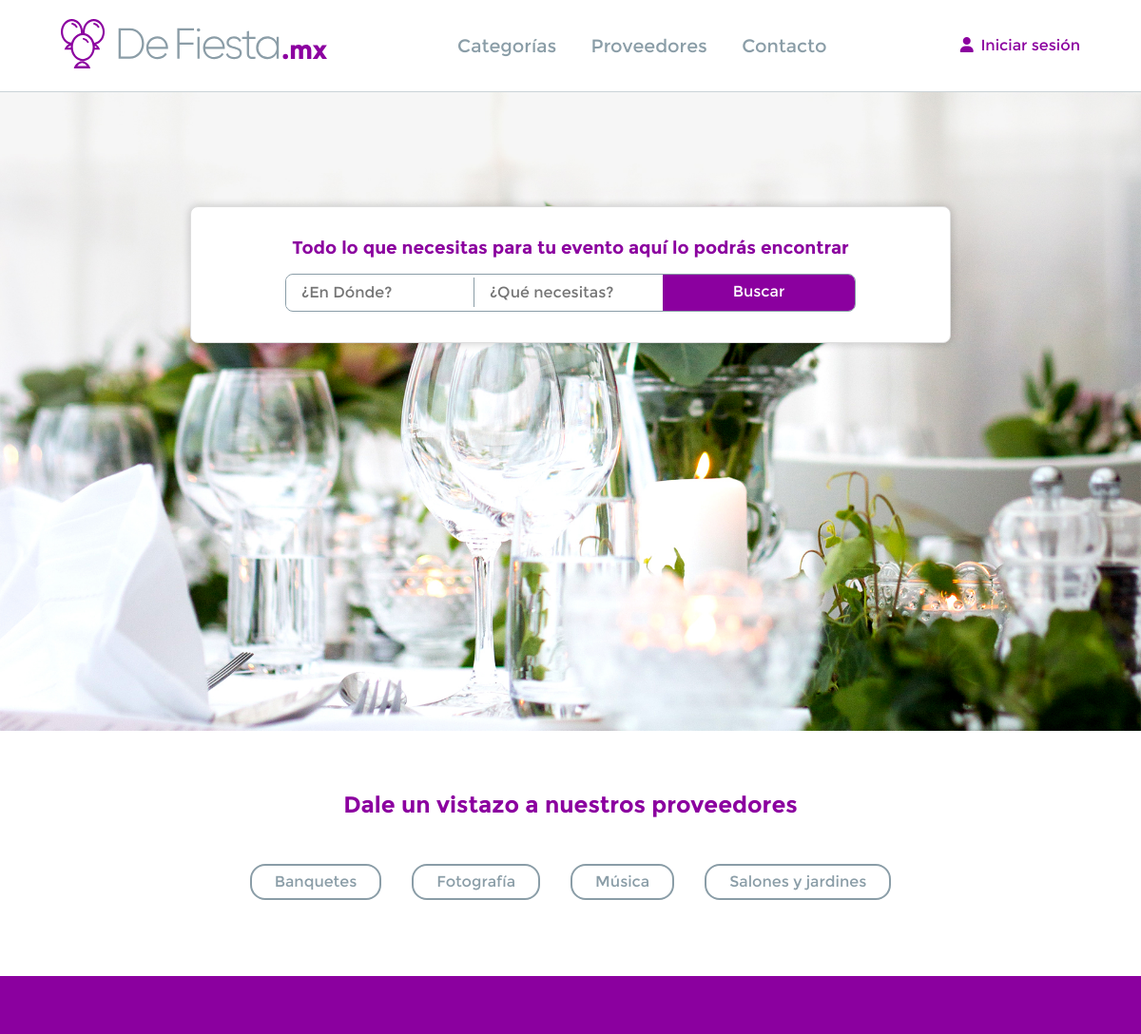
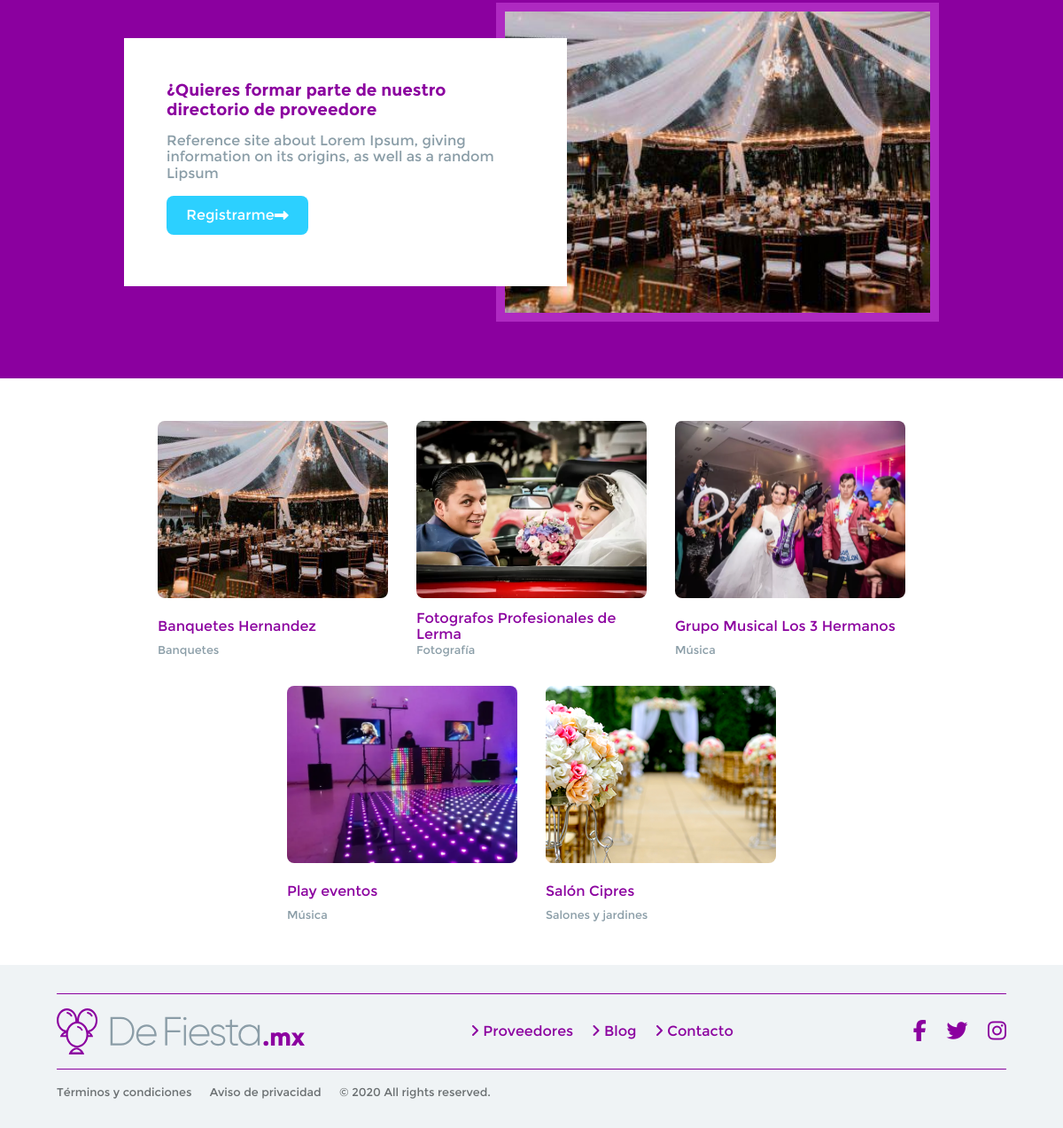
The page / on the database its author committed (2 pictures, top to bottom).
### providers/models.py (models this page shows, shortened)
class Category(models.Model):
    name = models.CharField(max_length=255)
    imagen = models.CharField(max_length=255, default="")
    class Meta:
        ordering = ['name', ]

class Provider(models.Model):
    name = models.CharField(max_length=255)
    direction = models.CharField(max_length=255, default="")
    telefono = models.CharField(max_length=255, default="")
    servicios = models.CharField(max_length=255, default="")
    imagen = models.CharField(max_length=255, default="")
    category = models.ForeignKey("Category", on_delete=models.CASCADE)
    class Meta:
        ordering = ['name', ]

### defiesta/views.py (the view)
# urls.py: 2. Add a URL to urlpatterns:  path('', views.home, name='home')
def home(request):
    providers = Provider.objects.all()
    categories = Category.objects.all()
    return render(request, "home.html", {"providers": providers, "categories": categories})

### templates/home.html
{% extends 'base.html' %}
{% load static %}
{% block content %}
<main>
    <section class="home">
        <div class="home__banner">
            <div class="home__banner-item" style="background-image: url('./static/images/home/bg_banner.jpg');">
                <div class="search">
                    <h3>Todo lo que necesitas para tu evento aquí lo podrás encontrar</h3>
                    <div class="search__form">
                        <form action="">
                            <div class="search__form-group">
                                <input type="text" placeholder="¿En Dónde?">
                                <input type="text" placeholder="¿Qué necesitas?">
                                <button type="submit">Buscar</button>
                            </div>
                        </form>
                    </div>
                </div>
            </div>
        </div>
    </section>
    <section class="home__providers">
        <h2>Dale un vistazo a nuestros proveedores</h2>
        <div class="container">
            {% for category in categories %}
                <a class="home__providers-item" href="{% url 'providers:category_detail' category.pk %}">{{ category.name }}</a>
            {% endfor %}
        </div>
    </section>
    <section class="home__join">
        <div class="container">
            <div class="home__join-card">
                <h3>¿Quieres formar parte de nuestro directorio de proveedore</h3>
                <p>
                    Reference site about Lorem Ipsum, giving information on its origins, as well as a random Lipsum
                </p>
                <a class="cta" href="#">
                    Registrarme
                    <i class="fas fa-long-arrow-alt-right"></i>
                </a>
            </div>
            <img class="home__join-image" src="./static/images/providers.jpeg" alt="">
        </div>
    </section>
    <section class="home__places">
        <div class="container">
            <div class="home__places-content" id="providersList">
                {% for provider in providers %}
                    <article class="home__places-item">
                        <img src="{% static 'images/' %}{{ provider.imagen }}" alt="Lugar">
                        <a href="{% url 'providers:provider_detail' provider.pk %}" class="title">
                            {{ provider.name }}
                        </a>
                        <div class="location">
                            {{ provider.category.name }}
                        </div>
                    </article>
                {% endfor %}
            </div>
        </div>
    </section>
</main>
{% endblock content %}

### templates/base.html (shortened to what this page needs)
{% load static %}
<!DOCTYPE html>
<html lang="en">
<head>
    <link rel="stylesheet" href="{% static 'css/app.css' %}">
</head>
<body>
    {% include '_header.html' %}
    {% block content %}
    {% endblock content %}
    {% include '_footer.html' %}
</body>
</html>

### templates/_header.html (shortened to what this page needs)
{% load static %}
    <header class="header">
        <div class="container">
            <a href="{% url 'home' %}" class="header__logo">
                <img src="{% static 'images/logo_defiesta.svg' %}" alt="">
            </a>
            <nav class="header__menu">
                <a class="header__menu-item" href="{% url 'providers:show_categories' %}">Categorías</a>
                <div class="header__menu-dropdown">
                    <a class="header__menu-item" href="{% url 'providers:show_providers' %}">Proveedores</a>
                </div>
                <a class="header__menu-item" href="#">Contacto</a>
            </nav>
            <div class="header__profile">
                {% if request.user.is_authenticated %}
                    <a href="">
                        <i class="fas fa-user"></i>
                        {{ request.user.username }}
                    </a>
                    |
                    <a class="" href="{% url 'users:logout' %}">
                        <span>Cerrar sesión</span>
                    </a>
                {% else %}
                    <a href="{% url 'users:login' %}">
                        <i class="fas fa-user"></i>
                        Iniciar sesión
                    </a>
                {% endif %}
            </div>
        </div>
    </header>

### templates/_footer.html
{% load static %}
    <footer class="footer">
        <div class="container">
            <div class="footer__menu">
                <a href="{% url 'home' %}" class="footer__menu-logo">
                    <img src="{% static 'images/logo_defiesta.svg' %}" alt="">
                </a>
                <nav class="footer__menu-nav">
                    <a href="{% url 'providers:show_providers' %}"><i class="fas fa-angle-right"></i> Proveedores</a>
                    <a href="./blog"><i class="fas fa-angle-right"></i> Blog</a>
                    <a href="./contacto"><i class="fas fa-angle-right"></i> Contacto</a>
                </nav>
                <div class="footer__menu-rss">
                    <a href="#">
                        <i class="fab fa-facebook-f"></i>
                    </a>
                    <a href="#">
                        <i class="fab fa-twitter"></i>
                    </a>
                    <a href="#">
                        <i class="fab fa-instagram"></i>
                    </a>
                </div>
            </div>
            <div class="footer__legals">
                <a href="#">Términos y condiciones</a>
                <a href="#">Aviso de privacidad</a>
                <a href="#">© 2020   All rights reserved.</a>
            </div>
        </div>
    </footer>

### rows shown on the page
Category: name "Banquetes"
Category: name "Fotografía"
Category: name "Música"
Category: name "Salones y jardines"
Provider: imagen (picture), name "Banquetes Hernandez", category.name "Banquetes"
Provider: imagen (picture), name "Fotografos Profesionales de Lerma", category.name "Fotografía"
Provider: imagen (picture), name "Grupo Musical Los 3 Hermanos", category.name "Música"
Provider: imagen (picture), name "Play eventos", category.name "Música"
Provider: imagen (picture), name "Salón Cipres", category.name "Salones y jardines"
